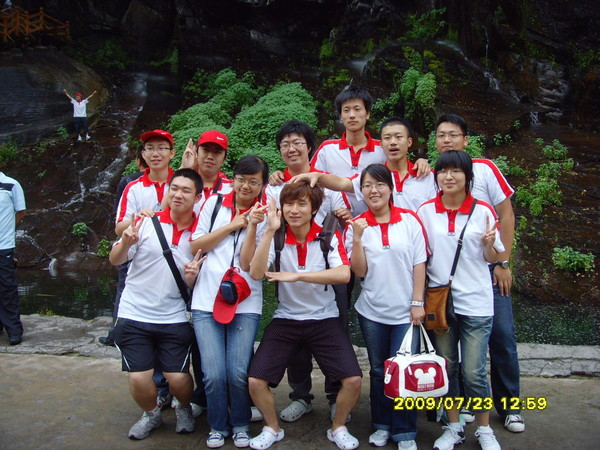
//> input picture Learning OpenCV/Test Resource/013.jpg, 600 x 450 px
$ ./Ch6_Test_cvCanny '../Test Resource/013.jpg' 3 3   (built with g++ and OpenCV 4)
//> lines starting //> are read from the running program, lines starting //| are printed output that depends on the picture
//////////////////////////////////////////////
// Date:     2009-10-01
// Author:   Yishi Guo
// Chapter:  6
// Page:     152
// Content:  Canny | Image Transforms
//////////////////////////////////////////////
#include <iostream>
#include "cv.h"
#include "highgui.h"

int main ( int argc, char** argv ) {
	if ( argc >= 2 ) {
		// Get images
		//
		IplImage* src_gray = cvLoadImage( argv[1], CV_LOAD_IMAGE_GRAYSCALE );
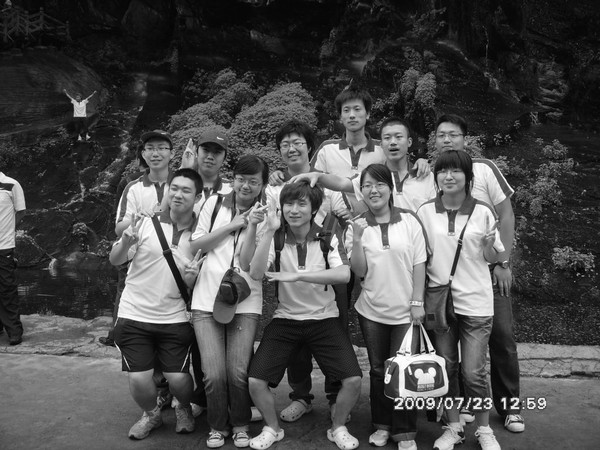
//> src_gray: 450 rows x 600 cols, CV_8UC1; min 0, max 255, mean 77.1
		IplImage* dst_canny = cvCreateImage( cvGetSize(src_gray), src_gray->depth, src_gray->nChannels );

		// Create windows
		//
		cvNamedWindow( "src", CV_WINDOW_AUTOSIZE );
		cvNamedWindow( "dst", CV_WINDOW_AUTOSIZE );

		// Canny
		//
		if ( argc >= 4 ) {  // If the user input the lowThresh and highThresh
			                // then use them
			cvCanny( src_gray, dst_canny, atoi(argv[2]), atoi(argv[3]), 3 );
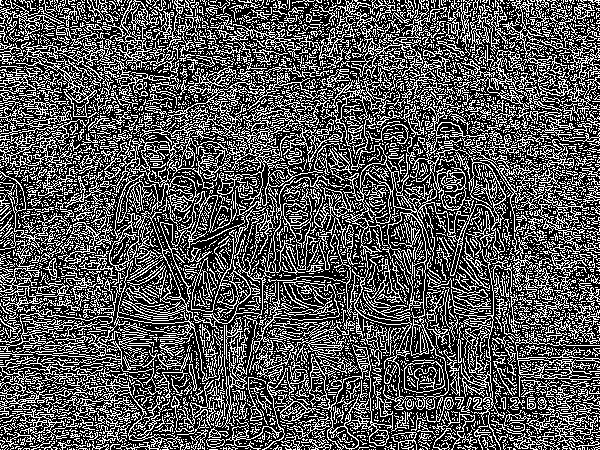
//> dst_canny: 450 rows x 600 cols, CV_8UC1; 33.8% white in thin lines or dots
		} else {
			cvCanny( src_gray, dst_canny, 100, 200, 3 );
		}

		// Show images
		//
		cvShowImage( "src", src_gray );
		cvShowImage( "dst", dst_canny );

		// Wait for a key
		//
		cvWaitKey();

		// Clear resources
		//
		cvReleaseImage( &src_gray );
		cvReleaseImage( &dst_canny );

		cvDestroyWindow( "src" );
		cvDestroyWindow( "dst" );
	}
	return 0;
}

$ run again, on Learning OpenCV/Test Resource/12.jpg
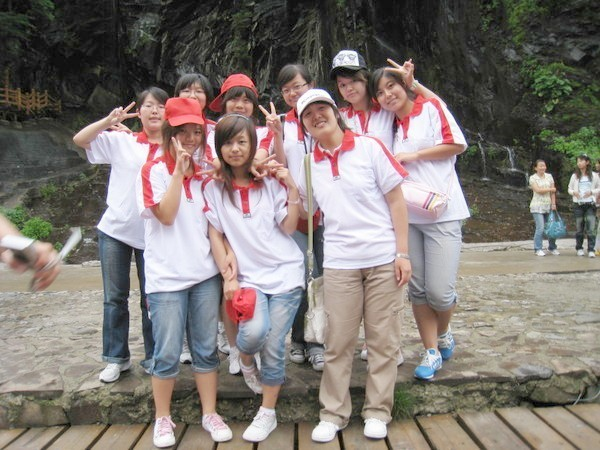
//> input picture Learning OpenCV/Test Resource/12.jpg, 600 x 450 px
//> `IplImage* src_gray = cvLoadImage( argv[1], CV_LOAD_IMAGE_GRAYSCALE );`:
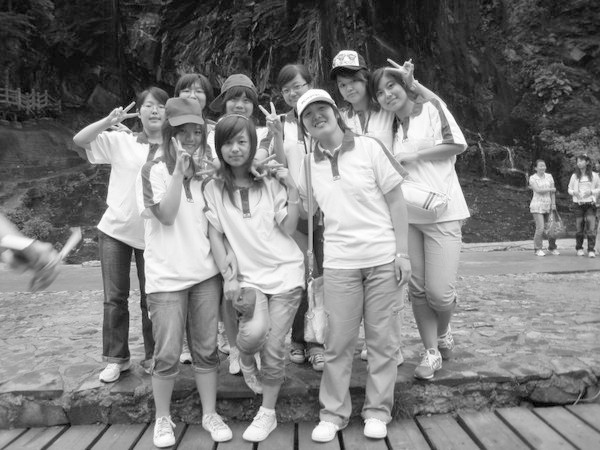
//> src_gray: 450 rows x 600 cols, CV_8UC1; min 0, max 255, mean 123.1
//> `cvCanny( src_gray, dst_canny, atoi(argv[2]), atoi(argv[3]), 3 );`:
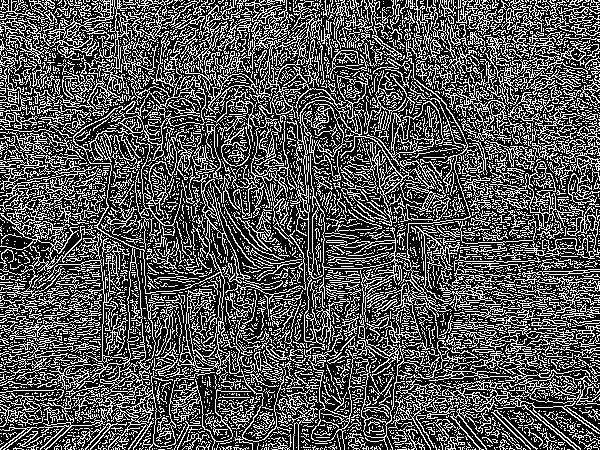
//> dst_canny: 450 rows x 600 cols, CV_8UC1; 33.3% white in thin lines or dots

$ run again, on Learning OpenCV/Test Resource/186.jpg
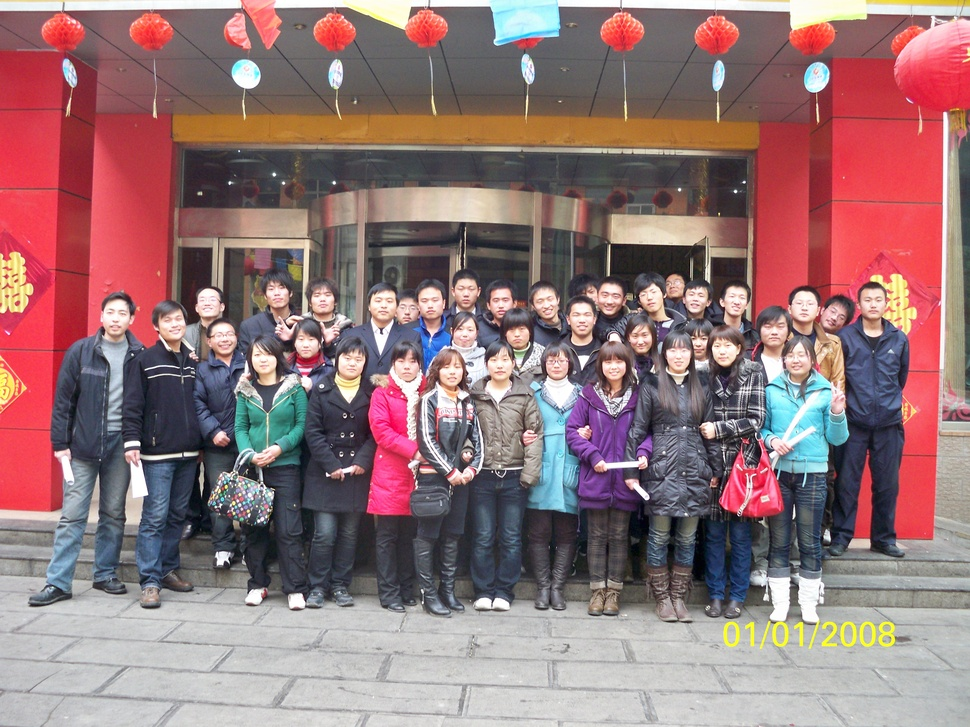
//> input picture Learning OpenCV/Test Resource/186.jpg, 970 x 727 px, shrunk from 3648 x 2736 before the run
//> `IplImage* src_gray = cvLoadImage( argv[1], CV_LOAD_IMAGE_GRAYSCALE );`:
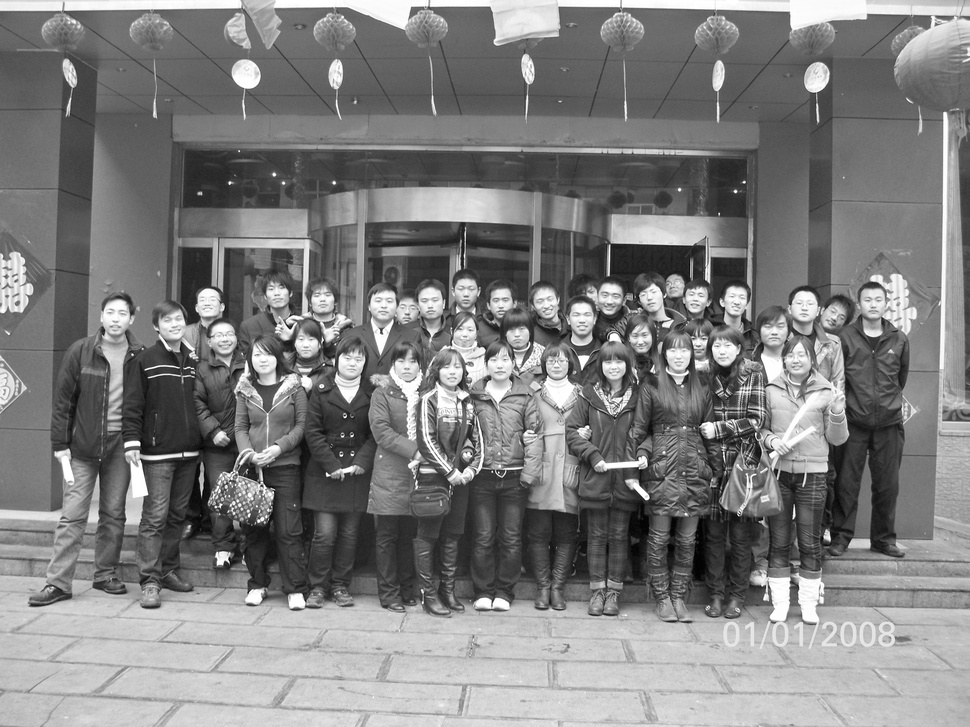
//> src_gray: 727 rows x 970 cols, CV_8UC1; min 0, max 255, mean 127
//> `cvCanny( src_gray, dst_canny, atoi(argv[2]), atoi(argv[3]), 3 );`:
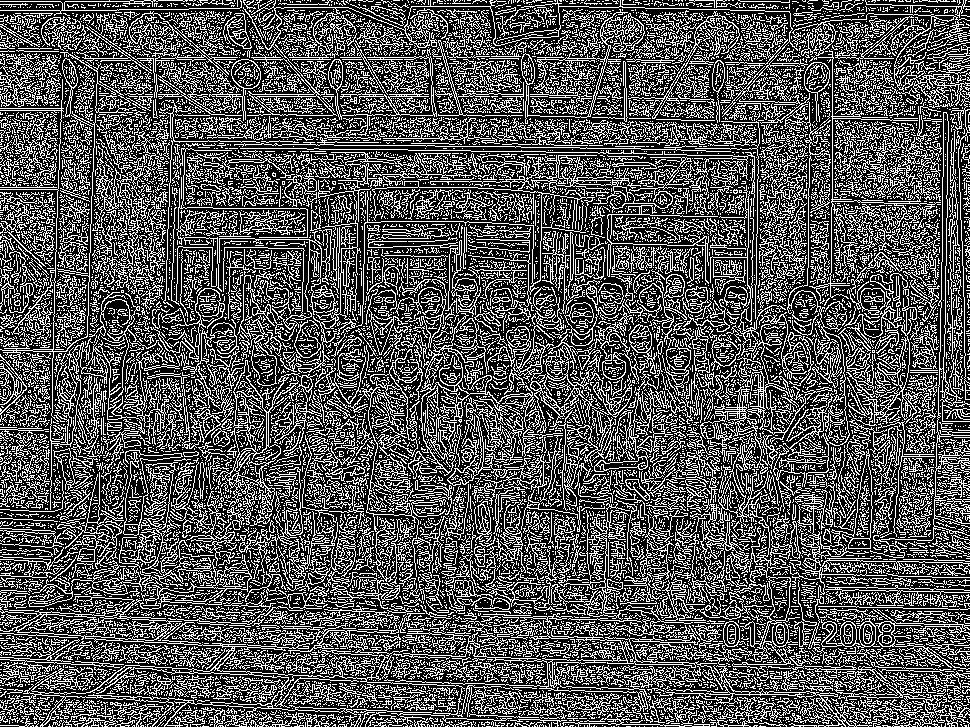
//> dst_canny: 727 rows x 970 cols, CV_8UC1; 33.4% white in thin lines or dots

$ run again, on Learning OpenCV/Test Resource/27.jpg
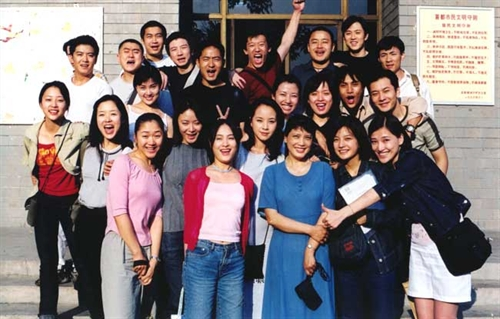
//> input picture Learning OpenCV/Test Resource/27.jpg, 500 x 319 px
//> `IplImage* src_gray = cvLoadImage( argv[1], CV_LOAD_IMAGE_GRAYSCALE );`:
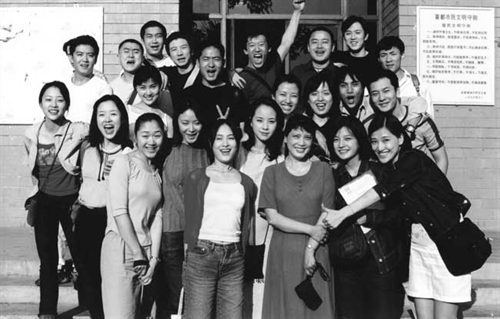
//> src_gray: 319 rows x 500 cols, CV_8UC1; min 3, max 255, mean 122.7
//> `cvCanny( src_gray, dst_canny, atoi(argv[2]), atoi(argv[3]), 3 );`:
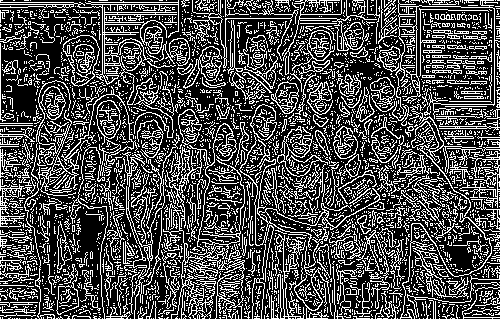
//> dst_canny: 319 rows x 500 cols, CV_8UC1; 29.9% white in thin lines or dots
